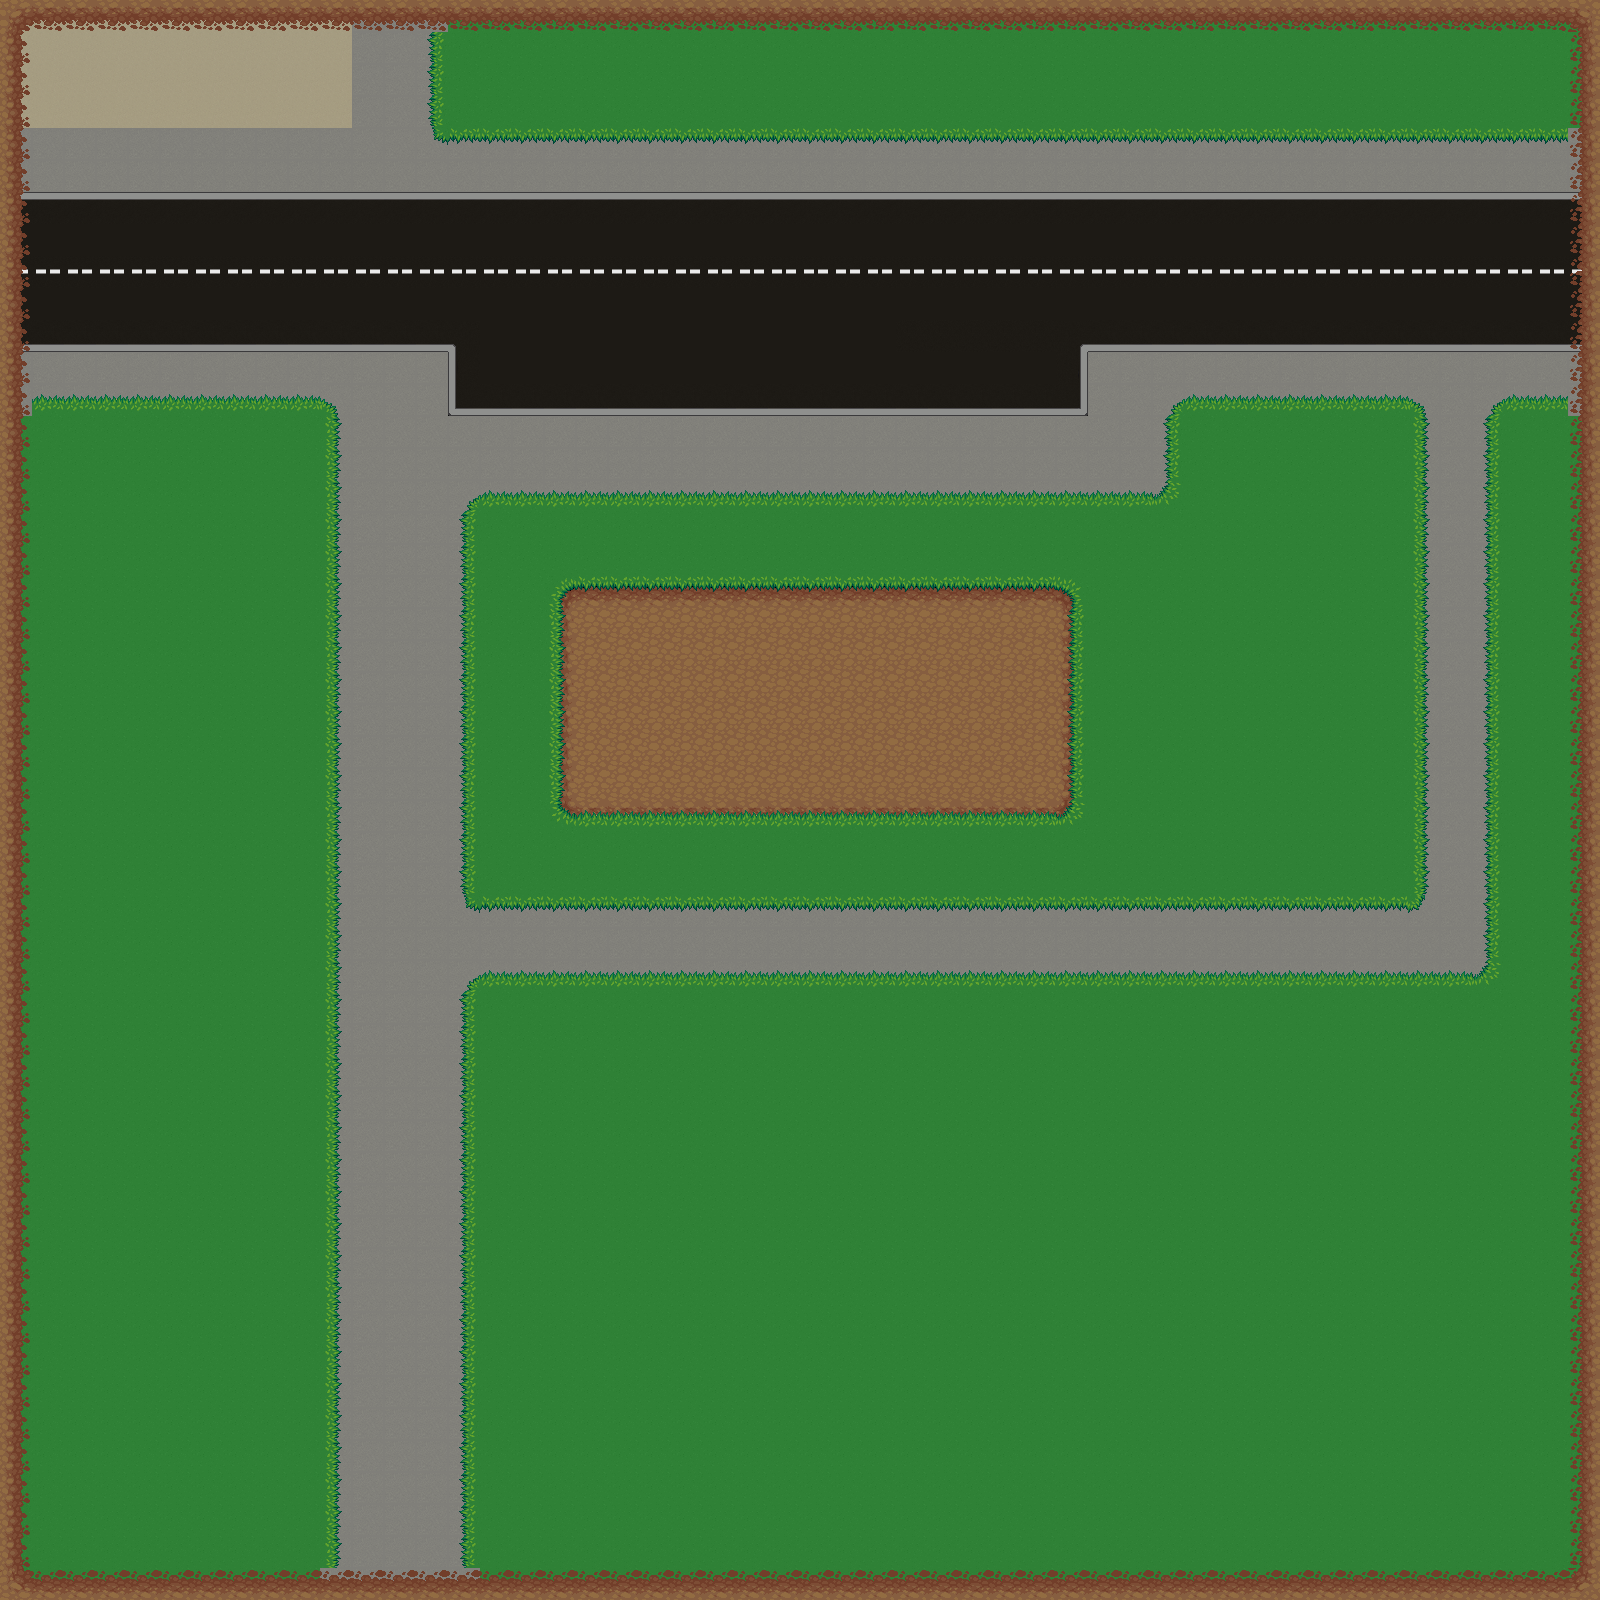

This is a level from a 2D game, rendered from its Tiled map with the project's own tilesets. A one-line summary and the map file follow, with tile-layer data summarised:
An orthogonal 50x50 tile map with 32x32 px tiles, 2 tile layers (Background, Foreground) and 24 objects (19x NPC, SpawnPoint).

<map version="1.2" tiledversion="1.2.3" orientation="orthogonal" renderorder="right-down" width="50" height="50" tilewidth="32" tileheight="32" infinite="0" nextlayerid="8" nextobjectid="26">
 <tileset firstgid="1" source="finaltileset.tsx" />
 <layer id="1" name="Background" width="50" height="50">
  <data>[2500 cells, 2500 non-empty, 23 distinct tile ids]</data>
 </layer>
 <layer id="2" name="Foreground" width="50" height="50">
  <data>[2500 cells, 491 non-empty, 21 distinct tile ids]</data>
 </layer>
 <objectgroup id="3" name="Objects">
  <object id="6" name="SpawnPoint" type="SpawnPoint" x="400" y="1555">
   <point />
  </object>
 </objectgroup>
 <objectgroup id="4" name="Entities">
  <object id="7" name="STUDENT" type="NPC" x="355" y="1218">
   <properties>
    <property name="entityClass" value="NPC" />
    <property name="entityType" value="STUDENT" />
   </properties>
   <point />
  </object>
  <object id="8" name="STUDENT" type="NPC" x="416" y="1002">
   <properties>
    <property name="entityClass" value="NPC" />
    <property name="entityType" value="STUDENT" />
   </properties>
   <point />
  </object>
  <object id="9" name="STUDENT" type="NPC" x="440" y="1172">
   <properties>
    <property name="entityClass" value="NPC" />
    <property name="entityType" value="STUDENT" />
   </properties>
   <point />
  </object>
  <object id="10" name="STUDENT" type="NPC" x="372" y="1108">
   <properties>
    <property name="entityClass" value="NPC" />
    <property name="entityType" value="STUDENT" />
   </properties>
   <point />
  </object>
  <object id="11" name="STUDENT" type="NPC" x="746" y="698">
   <properties>
    <property name="entityClass" value="NPC" />
    <property name="entityType" value="STUDENT" />
   </properties>
   <point />
  </object>
  <object id="12" name="STUDENT" type="NPC" x="856" y="664">
   <properties>
    <property name="entityClass" value="NPC" />
    <property name="entityType" value="STUDENT" />
   </properties>
   <point />
  </object>
  <object id="13" name="STUDENT" type="NPC" x="886" y="738">
   <properties>
    <property name="entityClass" value="NPC" />
    <property name="entityType" value="STUDENT" />
   </properties>
   <point />
  </object>
  <object id="14" name="STUDENT" type="NPC" x="608" y="162">
   <properties>
    <property name="entityClass" value="NPC" />
    <property name="entityType" value="STUDENT" />
   </properties>
   <point />
  </object>
  <object id="15" name="STUDENT" type="NPC" x="540" y="156">
   <properties>
    <property name="entityClass" value="NPC" />
    <property name="entityType" value="STUDENT" />
   </properties>
   <point />
  </object>
  <object id="16" name="STUDENT" type="NPC" x="1458" y="742">
   <properties>
    <property name="entityClass" value="NPC" />
    <property name="entityType" value="STUDENT" />
   </properties>
   <point />
  </object>
  <object id="17" name="STUDENT" type="NPC" x="1450" y="796">
   <properties>
    <property name="entityClass" value="NPC" />
    <property name="entityType" value="STUDENT" />
   </properties>
   <point />
  </object>
  <object id="18" name="STUDENT" type="NPC" x="1086" y="1074">
   <properties>
    <property name="entityClass" value="NPC" />
    <property name="entityType" value="STUDENT" />
   </properties>
   <point />
  </object>
  <object id="19" name="STUDENT" type="NPC" x="1126" y="1142">
   <properties>
    <property name="entityClass" value="NPC" />
    <property name="entityType" value="STUDENT" />
   </properties>
   <point />
  </object>
  <object id="20" name="STUDENT" type="NPC" x="1180" y="1112">
   <properties>
    <property name="entityClass" value="NPC" />
    <property name="entityType" value="STUDENT" />
   </properties>
   <point />
  </object>
  <object id="21" name="STUDENT" type="NPC" x="616" y="444">
   <properties>
    <property name="entityClass" value="NPC" />
    <property name="entityType" value="STUDENT" />
   </properties>
   <point />
  </object>
  <object id="22" name="STUDENT" type="NPC" x="670" y="450">
   <properties>
    <property name="entityClass" value="NPC" />
    <property name="entityType" value="STUDENT" />
   </properties>
   <point />
  </object>
  <object id="23" name="STUDENT" type="NPC" x="728" y="450">
   <properties>
    <property name="entityClass" value="NPC" />
    <property name="entityType" value="STUDENT" />
   </properties>
   <point />
  </object>
  <object id="24" name="STUDENT" type="NPC" x="802" y="456">
   <properties>
    <property name="entityClass" value="NPC" />
    <property name="entityType" value="STUDENT" />
   </properties>
   <point />
  </object>
  <object id="25" name="STUDENT" type="NPC" x="872" y="456">
   <properties>
    <property name="entityClass" value="NPC" />
    <property name="entityType" value="STUDENT" />
   </properties>
   <point />
  </object>
 </objectgroup>
 <objectgroup id="6" name="Walls" locked="1">
  <object id="2" x="0" y="0" width="32" height="1568" />
  <object id="3" x="0" y="1568" width="1568" height="32" />
  <object id="4" x="1568" y="32" width="32" height="1568" />
  <object id="5" x="32" y="0" width="1568" height="32" />
 </objectgroup>
 <objectgroup id="7" name="Furniture" />
</map>
